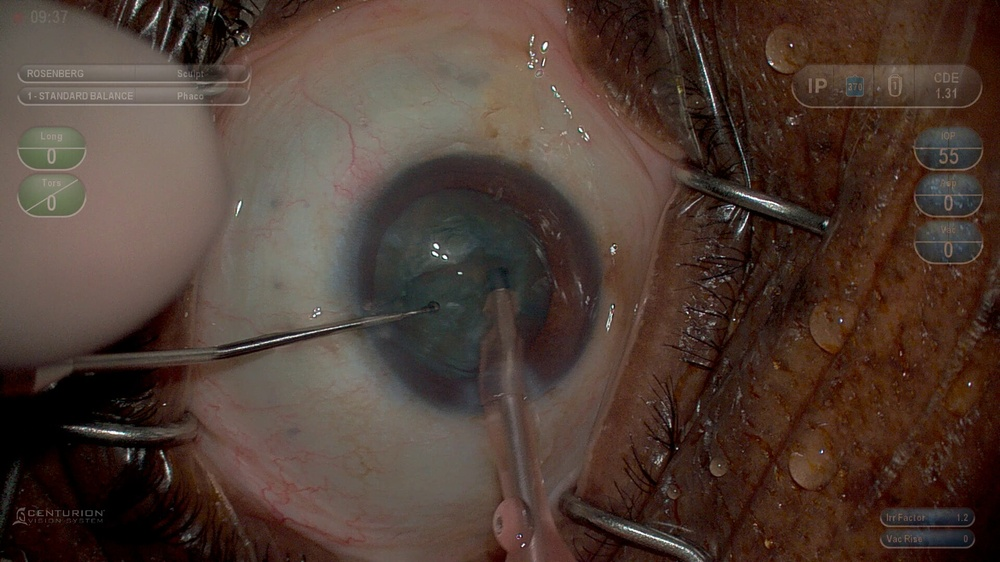
#> input picture DATASETS/rosenberg_1_per_case1/Dark/Ros_Apr 08, 2021 11.14.24 AM.mov-2023-01-18-13h17m42s113.jpeg, 1000 x 562 px, shrunk from 1920 x 1080 before the run
$ python white_balance.py 'DATASETS/rosenberg_1_per_case1/Dark/Ros_Apr 08, 2021 11.14.24 AM.mov-2023-01-18-13h17m42s113.jpeg'
#> lines starting #> are read from the running program, lines starting #| are printed output that depends on the picture
import cv2
import sys
import os
import numpy as np

sysArgLen = len(sys.argv)
if not (sysArgLen >= 2 and sysArgLen <= 3):
    print ("Usage: autow.py filename")
    sys.exit()

filename = (sys.argv[1])
k = os.path.basename(filename)
img = cv2.imread(filename)
#> img is the input picture: shape (562, 1000, 3); mean B, G, R 52.4, 61.6, 79.8
print(k)
color = ('b','g','r')

def gray_world(nimg):
    nimg = nimg.transpose(2, 0, 1).astype(np.uint32)
    mu_g = np.average(nimg[1])
#> mu_g = 61.58
    nimg[0] = np.minimum(nimg[0]*(mu_g/np.average(nimg[0])),255)
    nimg[2] = np.minimum(nimg[2]*(mu_g/np.average(nimg[2])),255)
    return  nimg.transpose(1, 2, 0).astype(np.uint8)
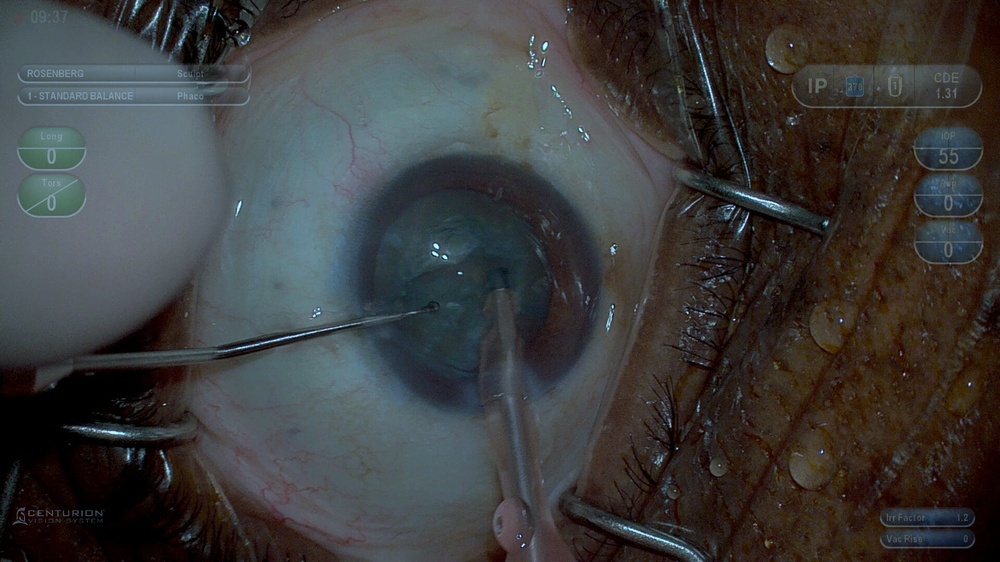
#> returned value: shape (562, 1000, 3); mean of channels 0, 1, 2 61.1, 61.6, 61.1; drawn as B, G, R

# [45 lines left out: functions max_white, retinex, retinex_adjust, not called in this run]

def retinex_with_adjust(nimg):
    return retinex_adjust(retinex(nimg))

def gimp(img, perc = 0.05):
#> called with perc = 0.05
    for channel in range(img.shape[2]):
        mi, ma = (np.percentile(img[:,:,channel], perc), np.percentile(img[:,:,channel],100.0-perc))
        img[:,:,channel] = np.uint8(np.clip((img[:,:,channel]-mi)*255.0/(ma-mi), 0, 255))
#> this loop made 3 passes
#> ma on passes 1 to 3: 255, 225, 172
    return img

out = img
#out = retinex_adjust(out)
out = gray_world(out)
out = gimp(out,0.05)
cv2.imshow('a',out)
cv2.imwrite(k,out)

# [32 lines of commented-out code are left out]

$ run again, on DATASETS/rosenberg_1_per_case1/Dark/Ros_Apr 22, 2021 09.58.47 AM.mov-2023-01-18-13h22m59s832.jpeg
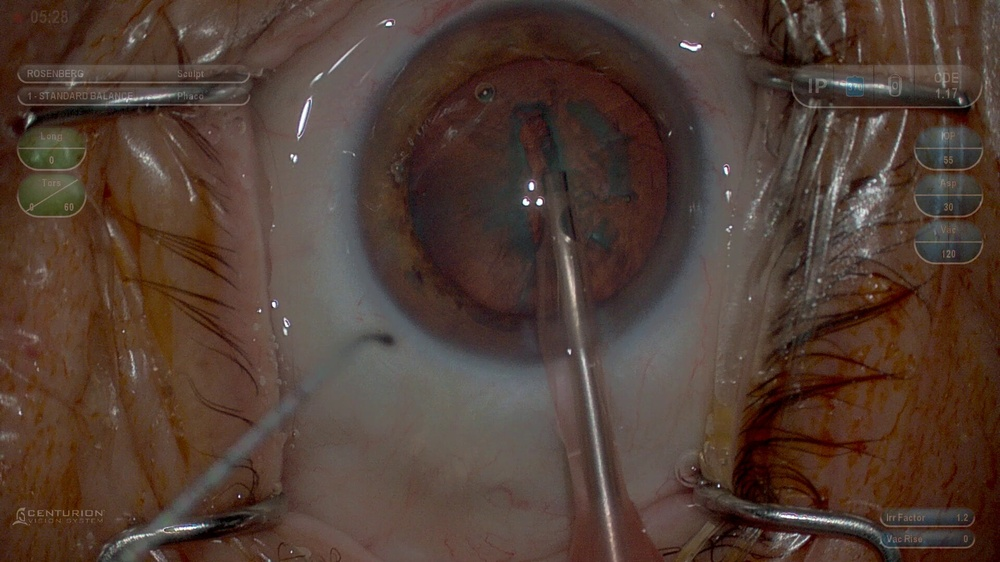
#> input picture DATASETS/rosenberg_1_per_case1/Dark/Ros_Apr 22, 2021 09.58.47 AM.mov-2023-01-18-13h22m59s832.jpeg, 1000 x 562 px, shrunk from 1920 x 1080 before the run
#> img is the input picture: shape (562, 1000, 3); mean B, G, R 52.5, 62.3, 82
#> mu_g = 62.3
#> in gray_world, `return  nimg.transpose(1, 2, 0).astype(np.uint8)`:
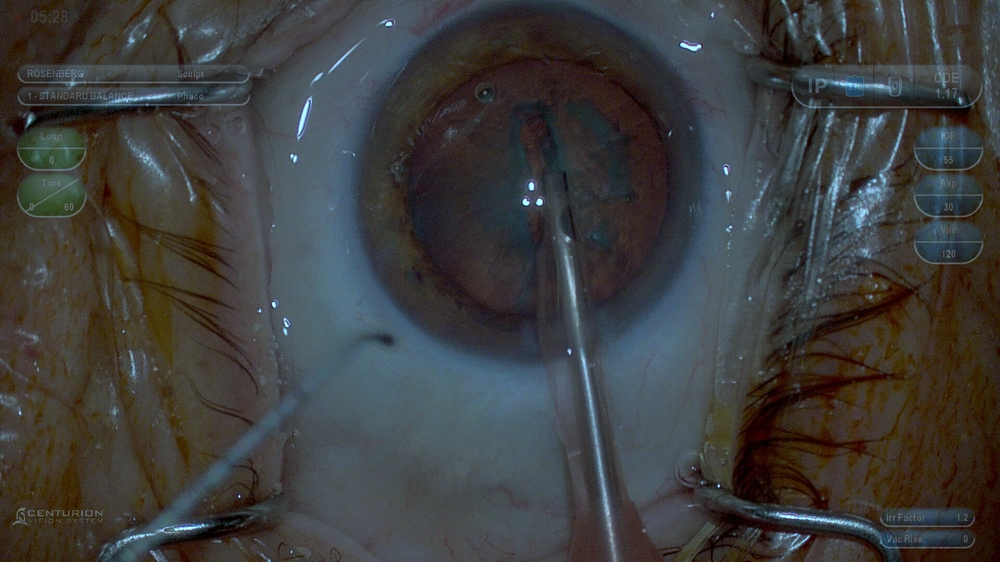
#> returned value: shape (562, 1000, 3); mean of channels 0, 1, 2 61.8, 62.3, 61.8; drawn as B, G, R
#> the loop in gimp, `for channel in range(img.shape[2]):` made 3 passes
#> (mi, ma) on passes 1 to 3: (0, 255), (0, 237), (6, 178)

$ run again, on DATASETS/rosenberg_1_per_case1/Dark/Ros_Apr 22, 2021 10.57.13 AM.mov-2023-01-18-13h23m10s484.jpeg
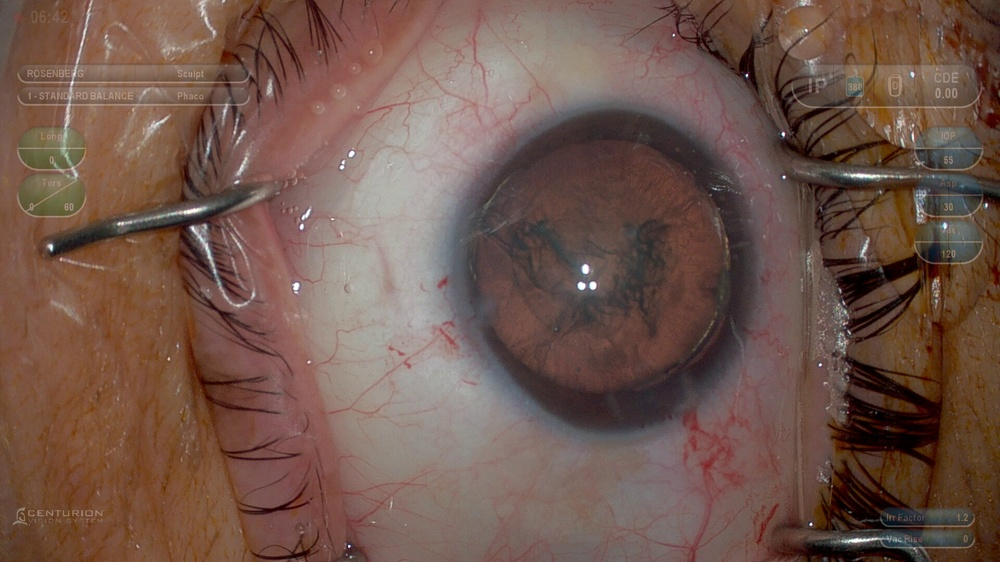
#> input picture DATASETS/rosenberg_1_per_case1/Dark/Ros_Apr 22, 2021 10.57.13 AM.mov-2023-01-18-13h23m10s484.jpeg, 1000 x 562 px, shrunk from 1920 x 1080 before the run
#> img is the input picture: shape (562, 1000, 3); mean B, G, R 76, 86.5, 113
#> mu_g = 86.53
#> in gray_world, `return  nimg.transpose(1, 2, 0).astype(np.uint8)`:
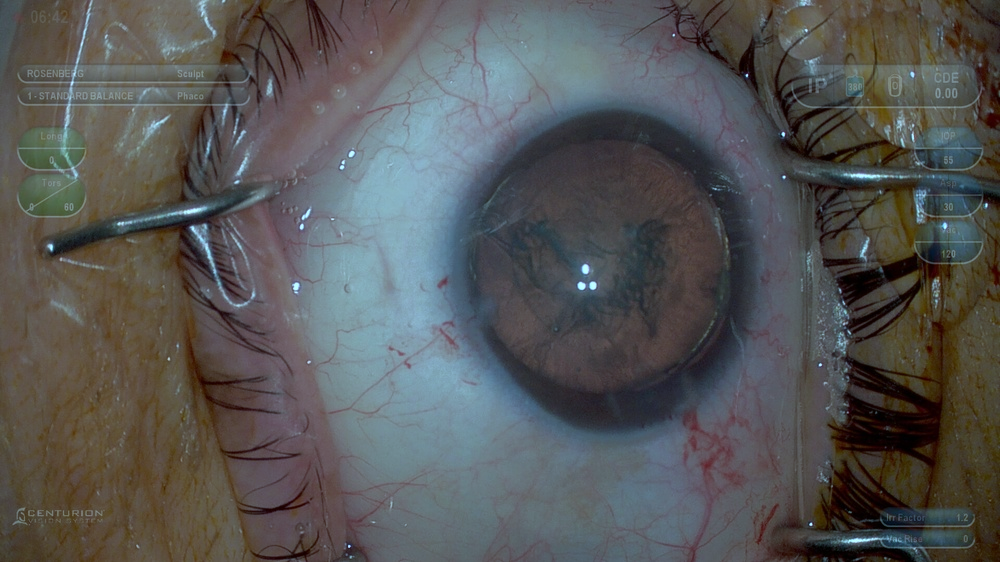
#> returned value: shape (562, 1000, 3); mean of channels 0, 1, 2 86, 86.5, 86; drawn as B, G, R
#> the loop in gimp, `for channel in range(img.shape[2]):` made 3 passes
#> (mi, ma) on passes 1 to 3: (0, 255), (0, 240), (2, 183)
#> after the loop in gimp, `for channel in range(img.shape[2]):`:
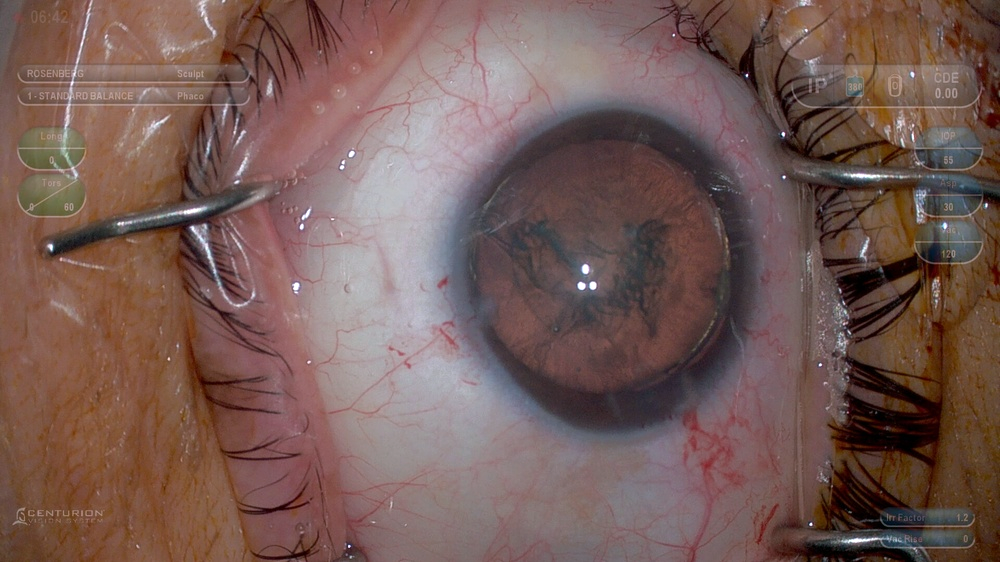
#> img: shape (562, 1000, 3); mean B, G, R 86, 91.5, 117.9

$ run again, on DATASETS/rosenberg_1_per_case1/Dark/Ros_Apr 21, 2021 03.29.10 PM.mov-2023-01-18-13h21m11s179.jpeg
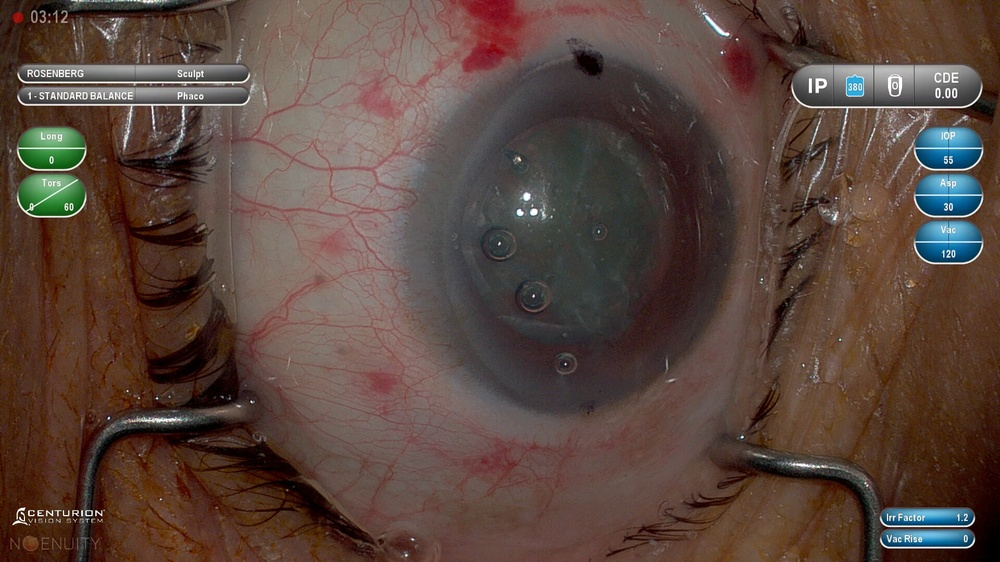
#> input picture DATASETS/rosenberg_1_per_case1/Dark/Ros_Apr 21, 2021 03.29.10 PM.mov-2023-01-18-13h21m11s179.jpeg, 1000 x 562 px, shrunk from 1920 x 1080 before the run
#> img is the input picture: shape (562, 1000, 3); mean B, G, R 61.8, 70.5, 90.3
#> mu_g = 70.5
#> in gray_world, `return  nimg.transpose(1, 2, 0).astype(np.uint8)`:
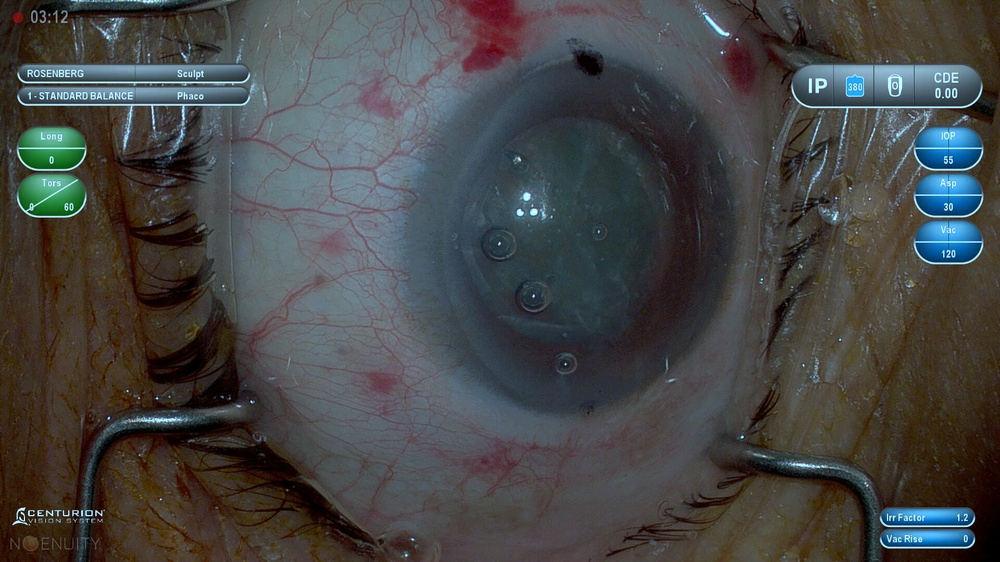
#> returned value: shape (562, 1000, 3); mean of channels 0, 1, 2 69.9, 70.5, 70; drawn as B, G, R
#> the loop in gimp, `for channel in range(img.shape[2]):` made 3 passes
#> ma on passes 1 to 3: 255, 255, 199
